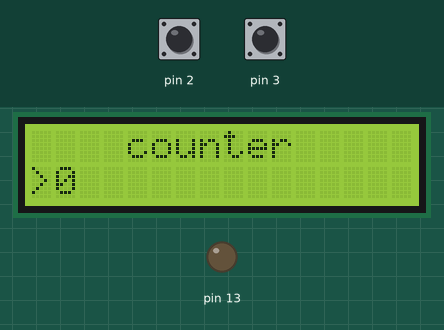
A sketch run on a simulated Arduino Uno, built with avr-gcc and run on an emulated ATmega328P. Parts: 16×2 character LCD, output pins drawn as LEDs (lit = HIGH). The inputs (shaded band) are chosen by the test bench; at power-on: pin 3 HIGH, pin 2 HIGH.

Above: at 1.2 s.
1.3 s: pin 3 pulled LOW for 0.15 s
2.9 s: pin 2 pulled LOW for 1 s
At 5.1 s:
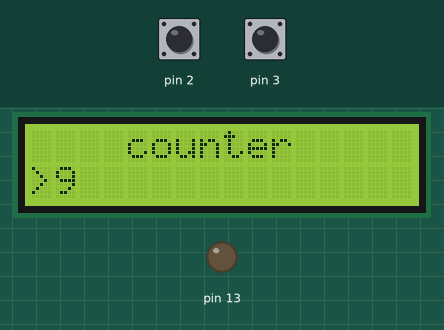
5.4 s: pin 2 pulled LOW for 0.15 s
At 6.3 s:
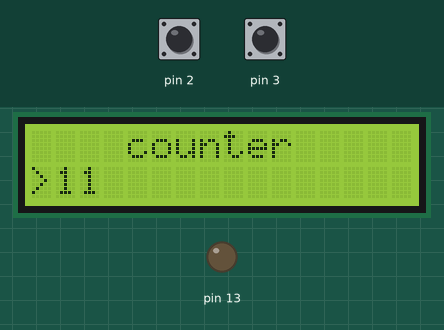
7.1 s: pin 3 pulled LOW for 3.2 s
At 8.0 s:
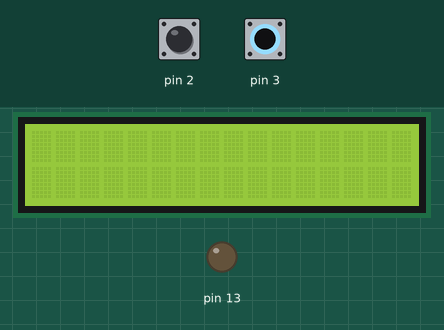
11.8 s: pin 3 driven LOW
14.8 s: pin 2 pulled LOW for 3.2 s
At 15.36 s:
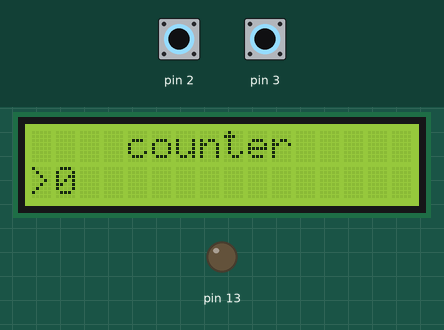
Timing chart, 0 to 17.8 s (numbered marks = the images above; inputs shaded):
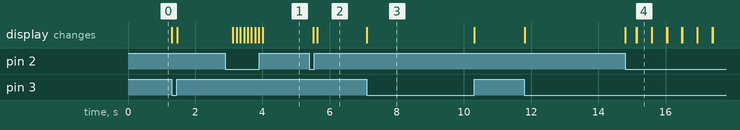

The sketch:

counter.ino
```cpp
#include<Wire.h>
#include<LiquidCrystal_I2C.h>

LiquidCrystal_I2C lcd(0x27, 16, 2);
int count = 0;
int newcount;

void setup(){
  lcd.begin();
  Serial.begin(9600);
  pinMode(2,INPUT_PULLUP);
  pinMode(3,INPUT_PULLUP);
  pinMode(13,OUTPUT);
  }
void loop(){
    lcd.setCursor(4,0);
    lcd.print("counter");
    lcd.setCursor(0,1);
    lcd.print(">");
    lcd.print(newcount);
  if(digitalRead(2) == LOW){
    newcount = count++;
    delay(100);
  }if(digitalRead(3) == LOW){
    newcount = 0;
    count = newcount;
    lcd.clear();
  }
 }
```

Measured:
- after the input at 2.9 s, the display: first changes after 0.22 s (image 1 shows a later state)
- after the input at 5.4 s, the display: first changes after 0.12 s (image 2 shows a later state)
- after the input at 7.1 s, the display: changes at once (image 3)
- after the input at 14.8 s, the display: changes at once (image 4)
- what the display in image 4 shows lasts 0.5 s, from 15.1 s to 15.6 s
